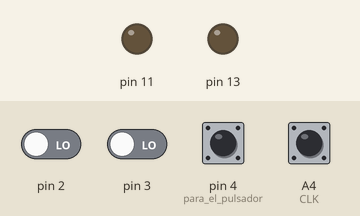
A sketch run on a simulated Arduino Uno, built with avr-gcc and run on an emulated ATmega328P. Parts: output pins drawn as LEDs (lit = HIGH). The test bench sets the inputs (shaded band); at power-on: A4 (CLK), pin 4 (para_el_pulsador) HIGH, pin 2, pin 3 LOW.

Above: at 1.2 s.
1.3 s: pin 2 driven HIGH
At 2.5 s:
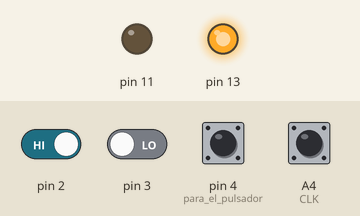
2.8 s: pin 3 driven HIGH
At 3.7 s:
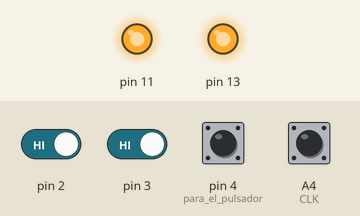
4.3 s: pin 2 driven LOW
At 4.8 s:
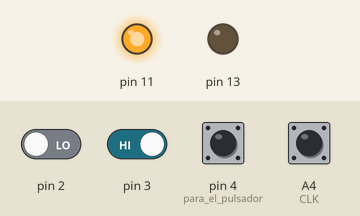
7.5 s: pin 3 driven LOW
At 8.5 s:
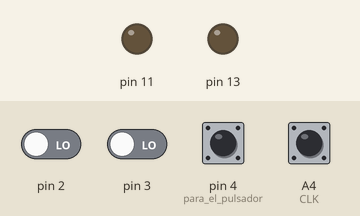
Timing chart, 0 to 10.0 s (numbered marks = the images above; inputs shaded):
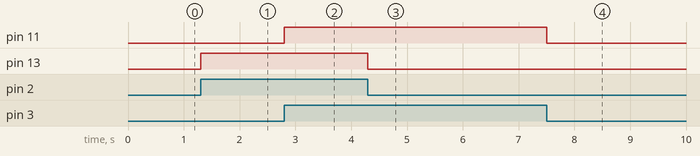

The sketch:

OLED.ino
```cpp
int CLK = A4; //PIN A
int DT = A5; //PIN B

int contador = 0;
int estadoActual;
int estadoAntes;

void setup() {
  pinMode(CLK,INPUT);
  pinMode(DT,INPUT);
  pinMode(13,OUTPUT);
  pinMode(11,OUTPUT);
  pinMode(4,INPUT_PULLUP);  //para el pulsador
  Serial.begin(9600);
  estadoAntes = digitalRead(CLK);
}

void loop() {


//para usar el pulsador
if(digitalRead(4) == LOW)//si se presiona el boton
{                         //contador sera igual a 0
  contador = 0;
}
//fin del uso del contador

  digitalWrite(13, digitalRead(2));
  digitalWrite(11, digitalRead(3));
  estadoActual = digitalRead(CLK);

  if(estadoActual != estadoAntes && estadoActual ==1)
  {
    if(digitalRead(DT) != estadoActual)
    {
      contador++;
      Serial.println("contador: "+ String(contador));
    }
    else
    {
      contador--;
      Serial.println("contador: "+ String(contador));
    }
  }
    estadoAntes = estadoActual;
    delay(3);
}
```

Measured:
- after the input at 1.3 s, pin 13: LOW → HIGH at once
- after the input at 2.8 s, pin 11: LOW → HIGH at once
- after the input at 4.3 s, pin 13: HIGH → LOW at once
- after the input at 7.5 s, pin 11: HIGH → LOW at once
